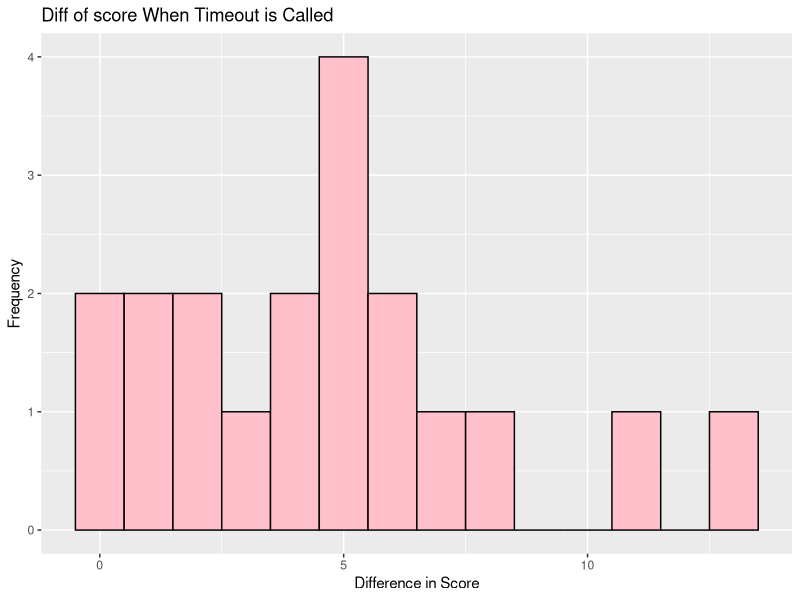
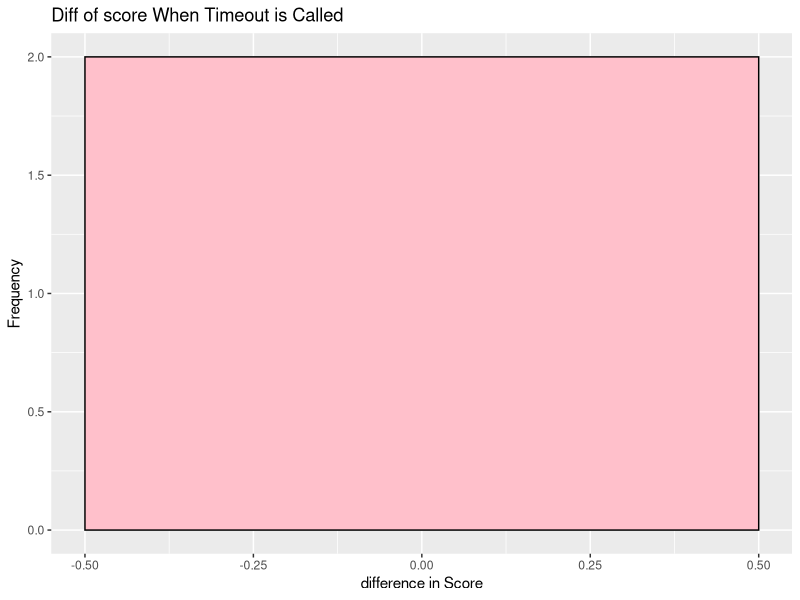

These charts were generated, in order, by the following R code:
## ---- chunk 1
library(readr)
library(tidyverse)
library(dplyr)
library(magrittr)
library(caret)

timeout <- read.csv("slhess20/data/timeout.csv")



## ---- chunk 2
#filter data to only be slu timeouts in 2014 only
timeout1 <- timeout %>% 
  filter(play_descripton == "Timeout St. Lawrence.") 
timeout1 <- timeout1[grepl("^2019", timeout1$Date), ]
timeout1 <- timeout1 %>% 
  mutate(losing_score = ifelse(prev_home_score > prev_visiting_score, prev_visiting_score, prev_home_score), 
         losing_team_wins = ifelse(set_winner == losing_team, TRUE, FALSE)) %>% 
  select(url, timeout, set,prev_home_score, prev_visiting_score, losing_score, losing_team, set_winner, losing_team_wins)

tally <- timeout1 %>% 
  mutate(losing_score = ifelse(losing_team == "home", prev_home_score, prev_visiting_score), 
         winning_score = ifelse(losing_team == "home", prev_visiting_score, prev_home_score),
         point_diff = winning_score - losing_score,
         timeout_ind = ifelse(timeout == TRUE, 1, 0)) %>% 
  select(losing_score, winning_score, set, url, timeout_ind, point_diff, losing_team_wins)

# get distribution of how many points team has when timeout is called
# tally 

# pull previous data for timeout
# timeout team score vs other team 
# 3 columns table your score/ other team score/ timeout

# model num timeouts based on the point differential.

## ---- chunk 3
# Visualize distribution of points when timeout is called
win_diff <- tally %>% filter(losing_team_wins)

ggplot(tally, aes(x = point_diff)) +
  geom_histogram(binwidth = 1, fill = "pink", color = "black") +
  labs(title = "Diff of score When Timeout is Called",
       x = "Difference in Score", y = "Frequency")
# 0 to 12 points apart when a timeout is called

ggplot(win_diff, aes(x = point_diff)) +
  geom_histogram(binwidth = 1, fill = "pink", color = "black") +
  labs(title = "Diff of score When Timeout is Called",
       x = "difference in Score", y = "Frequency")
# when teams scores are closer in score before timeout, the losing team has higher chance of winning the set (The only times that the losing team won in this data was when the timeouts were called on tie scores). This may suggest that you would want to call a timeout before falling behind in score. 



## ---- chunk 4
# Compute observed frequencies for each point differential
observed_freq <- table(tally$losing_score[tally$set == 1])

num <- timeout1 %>% filter(losing_team_wins == TRUE) %>% summarize( count = n())


observed_values <- as.numeric(names(observed_freq))

n <- sum(observed_freq)
p <- 1 / (1 + mean(tally$point_diff[tally$timeout_ind == 1]))
expected_prob <- dgeom(observed_values, prob = p)

# Calculate expected frequencies
expected_freq <- expected_prob * n

# Perform chi-square goodness-of-fit test
chi_sq_test <- chisq.test(matrix(c(observed_freq, expected_freq), nrow = num$count))

# Print the results
print(chi_sq_test)

# geometric distribution is a good fit: p > .05. This means accept the null, there is no significant difference between what we see and the geometric. (In 2019 for St. Lawrence, the data follows geometric.) There is a very small sample size, which is why the approximation may be incorrect. 
